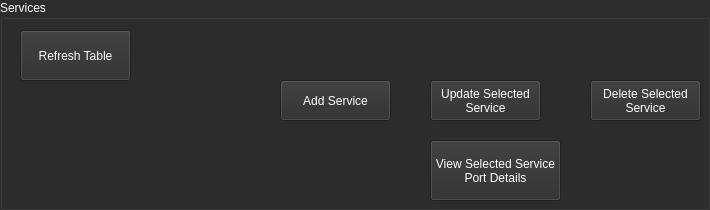
               <widget class="QGroupBox" name="groupBox_6">
                <property name="sizePolicy">
                 <sizepolicy hsizetype="Preferred" vsizetype="Preferred">
                  <horstretch>0</horstretch>
                  <verstretch>2</verstretch>
                 </sizepolicy>
                </property>
                <property name="palette">
                 <palette>
                  <active>
                   <colorrole role="WindowText">
                    <brush brushstyle="SolidPattern">
                     <color alpha="255">
                      <red>255</red>
                      <green>255</green>
                      <blue>255</blue>
                     </color>
                    </brush>
                   </colorrole>
                   <colorrole role="Button">
                    <brush brushstyle="SolidPattern">
                     <color alpha="255">
                      <red>45</red>
                      <green>45</green>
                      <blue>45</blue>
                     </color>
                    </brush>
                   </colorrole>
                   <colorrole role="Base">
                    <brush brushstyle="SolidPattern">
                     <color alpha="255">
                      <red>45</red>
                      <green>45</green>
                      <blue>45</blue>
                     </color>
                    </brush>
                   </colorrole>
                   <colorrole role="Window">
                    <brush brushstyle="SolidPattern">
                     <color alpha="255">
                      <red>45</red>
                      <green>45</green>
                      <blue>45</blue>
                     </color>
                    </brush>
                   </colorrole>
                  </active>
                  <inactive>
                   <colorrole role="WindowText">
                    <brush brushstyle="SolidPattern">
                     <color alpha="255">
                      <red>255</red>
                      <green>255</green>
                      <blue>255</blue>
                     </color>
                    </brush>
                   </colorrole>
                   <colorrole role="Button">
                    <brush brushstyle="SolidPattern">
                     <color alpha="255">
                      <red>45</red>
                      <green>45</green>
                      <blue>45</blue>
                     </color>
                    </brush>
                   </colorrole>
                   <colorrole role="Base">
                    <brush brushstyle="SolidPattern">
                     <color alpha="255">
                      <red>45</red>
                      <green>45</green>
                      <blue>45</blue>
                     </color>
                    </brush>
                   </colorrole>
                   <colorrole role="Window">
                    <brush brushstyle="SolidPattern">
                     <color alpha="255">
                      <red>45</red>
                      <green>45</green>
                      <blue>45</blue>
                     </color>
                    </brush>
                   </colorrole>
                  </inactive>
                  <disabled>
                   <colorrole role="WindowText">
                    <brush brushstyle="SolidPattern">
                     <color alpha="255">
                      <red>120</red>
                      <green>120</green>
                      <blue>120</blue>
                     </color>
                    </brush>
                   </colorrole>
                   <colorrole role="Button">
                    <brush brushstyle="SolidPattern">
                     <color alpha="255">
                      <red>45</red>
                      <green>45</green>
                      <blue>45</blue>
                     </color>
                    </brush>
                   </colorrole>
                   <colorrole role="Base">
                    <brush brushstyle="SolidPattern">
                     <color alpha="255">
                      <red>45</red>
                      <green>45</green>
                      <blue>45</blue>
                     </color>
                    </brush>
                   </colorrole>
                   <colorrole role="Window">
                    <brush brushstyle="SolidPattern">
                     <color alpha="255">
                      <red>45</red>
                      <green>45</green>
                      <blue>45</blue>
                     </color>
                    </brush>
                   </colorrole>
                  </disabled>
                 </palette>
                </property>
                <property name="title">
                 <string>Services</string>
                </property>
                <widget class="QPushButton" name="btn_add_service">
                 <property name="geometry">
                  <rect>
                   <x>280</x>
                   <y>80</y>
                   <width>111</width>
                   <height>41</height>
                  </rect>
                 </property>
                 <property name="palette">
                  <palette>
                   <active>
                    <colorrole role="Button">
                     <brush brushstyle="SolidPattern">
                      <color alpha="255">
                       <red>45</red>
                       <green>45</green>
                       <blue>45</blue>
                      </color>
                     </brush>
                    </colorrole>
                    <colorrole role="ButtonText">
                     <brush brushstyle="SolidPattern">
                      <color alpha="255">
                       <red>255</red>
                       <green>255</green>
                       <blue>255</blue>
                      </color>
                     </brush>
                    </colorrole>
                    <colorrole role="Base">
                     <brush brushstyle="SolidPattern">
                      <color alpha="255">
                       <red>45</red>
                       <green>45</green>
                       <blue>45</blue>
                      </color>
                     </brush>
                    </colorrole>
                    <colorrole role="Window">
                     <brush brushstyle="SolidPattern">
                      <color alpha="255">
                       <red>45</red>
                       <green>45</green>
                       <blue>45</blue>
                      </color>
                     </brush>
                    </colorrole>
                   </active>
                   <inactive>
                    <colorrole role="Button">
                     <brush brushstyle="SolidPattern">
                      <color alpha="255">
                       <red>45</red>
                       <green>45</green>
                       <blue>45</blue>
                      </color>
                     </brush>
                    </colorrole>
                    <colorrole role="ButtonText">
                     <brush brushstyle="SolidPattern">
                      <color alpha="255">
                       <red>255</red>
                       <green>255</green>
                       <blue>255</blue>
                      </color>
                     </brush>
                    </colorrole>
                    <colorrole role="Base">
                     <brush brushstyle="SolidPattern">
                      <color alpha="255">
                       <red>45</red>
                       <green>45</green>
                       <blue>45</blue>
                      </color>
                     </brush>
                    </colorrole>
                    <colorrole role="Window">
                     <brush brushstyle="SolidPattern">
                      <color alpha="255">
                       <red>45</red>
                       <green>45</green>
                       <blue>45</blue>
                      </color>
                     </brush>
                    </colorrole>
                   </inactive>
                   <disabled>
                    <colorrole role="Button">
                     <brush brushstyle="SolidPattern">
                      <color alpha="255">
                       <red>45</red>
                       <green>45</green>
                       <blue>45</blue>
                      </color>
                     </brush>
                    </colorrole>
                    <colorrole role="ButtonText">
                     <brush brushstyle="SolidPattern">
                      <color alpha="255">
                       <red>120</red>
                       <green>120</green>
                       <blue>120</blue>
                      </color>
                     </brush>
                    </colorrole>
                    <colorrole role="Base">
                     <brush brushstyle="SolidPattern">
                      <color alpha="255">
                       <red>45</red>
                       <green>45</green>
                       <blue>45</blue>
                      </color>
                     </brush>
                    </colorrole>
                    <colorrole role="Window">
                     <brush brushstyle="SolidPattern">
                      <color alpha="255">
                       <red>45</red>
                       <green>45</green>
                       <blue>45</blue>
                      </color>
                     </brush>
                    </colorrole>
                   </disabled>
                  </palette>
                 </property>
                 <property name="text">
                  <string>Add Service</string>
                 </property>
                </widget>
                <widget class="QPushButton" name="btn_update_service">
                 <property name="geometry">
                  <rect>
                   <x>430</x>
                   <y>80</y>
                   <width>111</width>
                   <height>41</height>
                  </rect>
                 </property>
                 <property name="palette">
                  <palette>
                   <active>
                    <colorrole role="Button">
                     <brush brushstyle="SolidPattern">
                      <color alpha="255">
                       <red>45</red>
                       <green>45</green>
                       <blue>45</blue>
                      </color>
                     </brush>
                    </colorrole>
                    <colorrole role="ButtonText">
                     <brush brushstyle="SolidPattern">
                      <color alpha="255">
                       <red>255</red>
                       <green>255</green>
                       <blue>255</blue>
                      </color>
                     </brush>
                    </colorrole>
                    <colorrole role="Base">
                     <brush brushstyle="SolidPattern">
                      <color alpha="255">
                       <red>45</red>
                       <green>45</green>
                       <blue>45</blue>
                      </color>
                     </brush>
                    </colorrole>
                    <colorrole role="Window">
                     <brush brushstyle="SolidPattern">
                      <color alpha="255">
                       <red>45</red>
                       <green>45</green>
                       <blue>45</blue>
                      </color>
                     </brush>
                    </colorrole>
                   </active>
                   <inactive>
                    <colorrole role="Button">
                     <brush brushstyle="SolidPattern">
                      <color alpha="255">
                       <red>45</red>
                       <green>45</green>
                       <blue>45</blue>
                      </color>
                     </brush>
                    </colorrole>
                    <colorrole role="ButtonText">
                     <brush brushstyle="SolidPattern">
                      <color alpha="255">
                       <red>255</red>
                       <green>255</green>
                       <blue>255</blue>
                      </color>
                     </brush>
                    </colorrole>
                    <colorrole role="Base">
                     <brush brushstyle="SolidPattern">
                      <color alpha="255">
                       <red>45</red>
                       <green>45</green>
                       <blue>45</blue>
                      </color>
                     </brush>
                    </colorrole>
                    <colorrole role="Window">
                     <brush brushstyle="SolidPattern">
                      <color alpha="255">
                       <red>45</red>
                       <green>45</green>
                       <blue>45</blue>
                      </color>
                     </brush>
                    </colorrole>
                   </inactive>
                   <disabled>
                    <colorrole role="Button">
                     <brush brushstyle="SolidPattern">
                      <color alpha="255">
                       <red>45</red>
                       <green>45</green>
                       <blue>45</blue>
                      </color>
                     </brush>
                    </colorrole>
                    <colorrole role="ButtonText">
                     <brush brushstyle="SolidPattern">
                      <color alpha="255">
                       <red>120</red>
                       <green>120</green>
                       <blue>120</blue>
                      </color>
                     </brush>
                    </colorrole>
                    <colorrole role="Base">
                     <brush brushstyle="SolidPattern">
                      <color alpha="255">
                       <red>45</red>
                       <green>45</green>
                       <blue>45</blue>
                      </color>
                     </brush>
                    </colorrole>
                    <colorrole role="Window">
                     <brush brushstyle="SolidPattern">
                      <color alpha="255">
                       <red>45</red>
                       <green>45</green>
                       <blue>45</blue>
                      </color>
                     </brush>
                    </colorrole>
                   </disabled>
                  </palette>
                 </property>
                 <property name="text">
                  <string>Update Selected
Service</string>
                 </property>
                </widget>
                <widget class="QPushButton" name="btn_delete_service">
                 <property name="geometry">
                  <rect>
                   <x>590</x>
                   <y>80</y>
                   <width>111</width>
                   <height>41</height>
                  </rect>
                 </property>
                 <property name="palette">
                  <palette>
                   <active>
                    <colorrole role="Button">
                     <brush brushstyle="SolidPattern">
                      <color alpha="255">
                       <red>45</red>
                       <green>45</green>
                       <blue>45</blue>
                      </color>
                     </brush>
                    </colorrole>
                    <colorrole role="ButtonText">
                     <brush brushstyle="SolidPattern">
                      <color alpha="255">
                       <red>255</red>
                       <green>255</green>
                       <blue>255</blue>
                      </color>
                     </brush>
                    </colorrole>
                    <colorrole role="Base">
                     <brush brushstyle="SolidPattern">
                      <color alpha="255">
                       <red>45</red>
                       <green>45</green>
                       <blue>45</blue>
                      </color>
                     </brush>
                    </colorrole>
                    <colorrole role="Window">
                     <brush brushstyle="SolidPattern">
                      <color alpha="255">
                       <red>45</red>
                       <green>45</green>
                       <blue>45</blue>
                      </color>
                     </brush>
                    </colorrole>
                   </active>
                   <inactive>
                    <colorrole role="Button">
                     <brush brushstyle="SolidPattern">
                      <color alpha="255">
                       <red>45</red>
                       <green>45</green>
                       <blue>45</blue>
                      </color>
                     </brush>
                    </colorrole>
                    <colorrole role="ButtonText">
                     <brush brushstyle="SolidPattern">
                      <color alpha="255">
                       <red>255</red>
                       <green>255</green>
                       <blue>255</blue>
                      </color>
                     </brush>
                    </colorrole>
                    <colorrole role="Base">
                     <brush brushstyle="SolidPattern">
                      <color alpha="255">
                       <red>45</red>
                       <green>45</green>
                       <blue>45</blue>
                      </color>
                     </brush>
                    </colorrole>
                    <colorrole role="Window">
                     <brush brushstyle="SolidPattern">
                      <color alpha="255">
                       <red>45</red>
                       <green>45</green>
                       <blue>45</blue>
                      </color>
                     </brush>
                    </colorrole>
                   </inactive>
                   <disabled>
                    <colorrole role="Button">
                     <brush brushstyle="SolidPattern">
                      <color alpha="255">
                       <red>45</red>
                       <green>45</green>
                       <blue>45</blue>
                      </color>
                     </brush>
                    </colorrole>
                    <colorrole role="ButtonText">
                     <brush brushstyle="SolidPattern">
                      <color alpha="255">
                       <red>120</red>
                       <green>120</green>
                       <blue>120</blue>
                      </color>
                     </brush>
                    </colorrole>
                    <colorrole role="Base">
                     <brush brushstyle="SolidPattern">
                      <color alpha="255">
                       <red>45</red>
                       <green>45</green>
                       <blue>45</blue>
                      </color>
                     </brush>
                    </colorrole>
                    <colorrole role="Window">
                     <brush brushstyle="SolidPattern">
                      <color alpha="255">
                       <red>45</red>
                       <green>45</green>
                       <blue>45</blue>
                      </color>
                     </brush>
                    </colorrole>
                   </disabled>
                  </palette>
                 </property>
                 <property name="text">
                  <string>Delete Selected
Service</string>
                 </property>
                </widget>
                <widget class="QPushButton" name="btn_refresh_services_table">
                 <property name="geometry">
                  <rect>
                   <x>20</x>
                   <y>30</y>
                   <width>111</width>
                   <height>51</height>
                  </rect>
                 </property>
                 <property name="palette">
                  <palette>
                   <active>
                    <colorrole role="Button">
                     <brush brushstyle="SolidPattern">
                      <color alpha="255">
                       <red>45</red>
                       <green>45</green>
                       <blue>45</blue>
                      </color>
                     </brush>
                    </colorrole>
                    <colorrole role="ButtonText">
                     <brush brushstyle="SolidPattern">
                      <color alpha="255">
                       <red>255</red>
                       <green>255</green>
                       <blue>255</blue>
                      </color>
                     </brush>
                    </colorrole>
                    <colorrole role="Base">
                     <brush brushstyle="SolidPattern">
                      <color alpha="255">
                       <red>45</red>
                       <green>45</green>
                       <blue>45</blue>
                      </color>
                     </brush>
                    </colorrole>
                    <colorrole role="Window">
                     <brush brushstyle="SolidPattern">
                      <color alpha="255">
                       <red>45</red>
                       <green>45</green>
                       <blue>45</blue>
                      </color>
                     </brush>
                    </colorrole>
                   </active>
                   <inactive>
                    <colorrole role="Button">
                     <brush brushstyle="SolidPattern">
                      <color alpha="255">
                       <red>45</red>
                       <green>45</green>
                       <blue>45</blue>
                      </color>
                     </brush>
                    </colorrole>
                    <colorrole role="ButtonText">
                     <brush brushstyle="SolidPattern">
                      <color alpha="255">
                       <red>255</red>
                       <green>255</green>
                       <blue>255</blue>
                      </color>
                     </brush>
                    </colorrole>
                    <colorrole role="Base">
                     <brush brushstyle="SolidPattern">
                      <color alpha="255">
                       <red>45</red>
                       <green>45</green>
                       <blue>45</blue>
                      </color>
                     </brush>
                    </colorrole>
                    <colorrole role="Window">
                     <brush brushstyle="SolidPattern">
                      <color alpha="255">
                       <red>45</red>
                       <green>45</green>
                       <blue>45</blue>
                      </color>
                     </brush>
                    </colorrole>
                   </inactive>
                   <disabled>
                    <colorrole role="Button">
                     <brush brushstyle="SolidPattern">
                      <color alpha="255">
                       <red>45</red>
                       <green>45</green>
                       <blue>45</blue>
                      </color>
                     </brush>
                    </colorrole>
                    <colorrole role="ButtonText">
                     <brush brushstyle="SolidPattern">
                      <color alpha="255">
                       <red>120</red>
                       <green>120</green>
                       <blue>120</blue>
                      </color>
                     </brush>
                    </colorrole>
                    <colorrole role="Base">
                     <brush brushstyle="SolidPattern">
                      <color alpha="255">
                       <red>45</red>
                       <green>45</green>
                       <blue>45</blue>
                      </color>
                     </brush>
                    </colorrole>
                    <colorrole role="Window">
                     <brush brushstyle="SolidPattern">
                      <color alpha="255">
                       <red>45</red>
                       <green>45</green>
                       <blue>45</blue>
                      </color>
                     </brush>
                    </colorrole>
                   </disabled>
                  </palette>
                 </property>
                 <property name="text">
                  <string>Refresh Table</string>
                 </property>
                </widget>
                <widget class="QPushButton" name="btn_service_port">
                 <property name="geometry">
                  <rect>
                   <x>430</x>
                   <y>140</y>
                   <width>131</width>
                   <height>61</height>
                  </rect>
                 </property>
                 <property name="palette">
                  <palette>
                   <active>
                    <colorrole role="Button">
                     <brush brushstyle="SolidPattern">
                      <color alpha="255">
                       <red>45</red>
                       <green>45</green>
                       <blue>45</blue>
                      </color>
                     </brush>
                    </colorrole>
                    <colorrole role="ButtonText">
                     <brush brushstyle="SolidPattern">
                      <color alpha="255">
                       <red>255</red>
                       <green>255</green>
                       <blue>255</blue>
                      </color>
                     </brush>
                    </colorrole>
                    <colorrole role="Base">
                     <brush brushstyle="SolidPattern">
                      <color alpha="255">
                       <red>45</red>
                       <green>45</green>
                       <blue>45</blue>
                      </color>
                     </brush>
                    </colorrole>
                    <colorrole role="Window">
                     <brush brushstyle="SolidPattern">
                      <color alpha="255">
                       <red>45</red>
                       <green>45</green>
                       <blue>45</blue>
                      </color>
                     </brush>
                    </colorrole>
                   </active>
                   <inactive>
                    <colorrole role="Button">
                     <brush brushstyle="SolidPattern">
                      <color alpha="255">
                       <red>45</red>
                       <green>45</green>
                       <blue>45</blue>
                      </color>
                     </brush>
                    </colorrole>
                    <colorrole role="ButtonText">
                     <brush brushstyle="SolidPattern">
                      <color alpha="255">
                       <red>255</red>
                       <green>255</green>
                       <blue>255</blue>
                      </color>
                     </brush>
                    </colorrole>
                    <colorrole role="Base">
                     <brush brushstyle="SolidPattern">
                      <color alpha="255">
                       <red>45</red>
                       <green>45</green>
                       <blue>45</blue>
                      </color>
                     </brush>
                    </colorrole>
                    <colorrole role="Window">
                     <brush brushstyle="SolidPattern">
                      <color alpha="255">
                       <red>45</red>
                       <green>45</green>
                       <blue>45</blue>
                      </color>
                     </brush>
                    </colorrole>
                   </inactive>
                   <disabled>
                    <colorrole role="Button">
                     <brush brushstyle="SolidPattern">
                      <color alpha="255">
                       <red>45</red>
                       <green>45</green>
                       <blue>45</blue>
                      </color>
                     </brush>
                    </colorrole>
                    <colorrole role="ButtonText">
                     <brush brushstyle="SolidPattern">
                      <color alpha="255">
                       <red>120</red>
                       <green>120</green>
                       <blue>120</blue>
                      </color>
                     </brush>
                    </colorrole>
                    <colorrole role="Base">
                     <brush brushstyle="SolidPattern">
                      <color alpha="255">
                       <red>45</red>
                       <green>45</green>
                       <blue>45</blue>
                      </color>
                     </brush>
                    </colorrole>
                    <colorrole role="Window">
                     <brush brushstyle="SolidPattern">
                      <color alpha="255">
                       <red>45</red>
                       <green>45</green>
                       <blue>45</blue>
                      </color>
                     </brush>
                    </colorrole>
                   </disabled>
                  </palette>
                 </property>
                 <property name="text">
                  <string>View Selected Service
Port Details</string>
                 </property>
                </widget>
               </widget>
